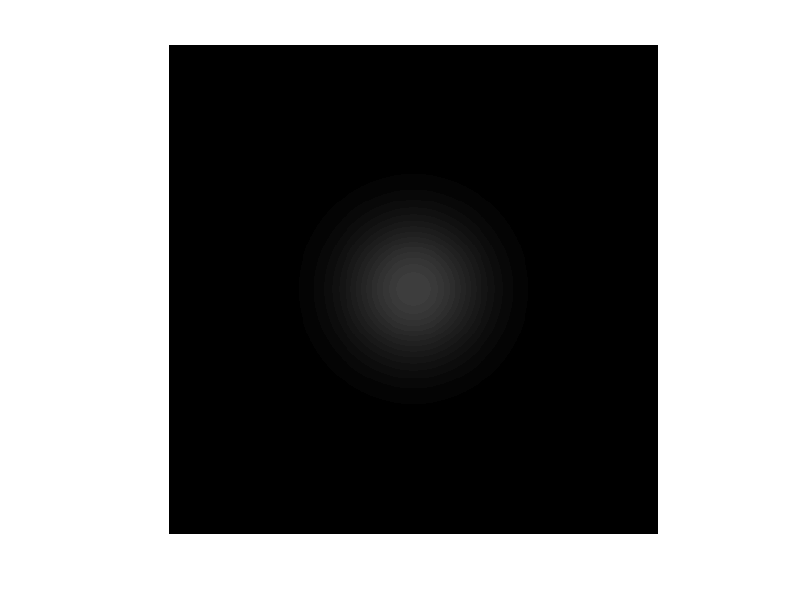

Write the MATLAB code that produced this figure.
function noisepatch = create_noisepatch

imsize            = 500;%image size in pixels
pixels_per_cycle  = 25;
phase             = 0;%phase shift [0 1]
rotation          = 0;%grating rotation [0 180]

gauss_sigma       = 50;%standard deviation in pixels of gaussian
trim              = .005;%gaussian values below which set to zero


freq = imsize/pixels_per_cycle;%cycles per image
freqrad = 2*pi*freq;
phaserad = 2*pi*phase;
rotationrad = deg2rad(rotation);

sigma = gauss_sigma/imsize;


x=1:imsize;
x0=(x/imsize)-.5;

[xm,ym] = meshgrid(x0,x0);

xt = xm*cos(rotationrad);
yt = ym*sin(rotationrad);
xyt = xt + yt;
xyf = xyt*freqrad;

grating = sin(xyf-phaserad);
noise   = grating(randi(imsize,imsize));

gauss=exp(-(((xm.^2)+(ym.^2))./(2*sigma^2)));
gauss(gauss<trim)=0;

noisepatch = noise .* gauss;

imshow(noisepatch)
pause
close(gcf)
